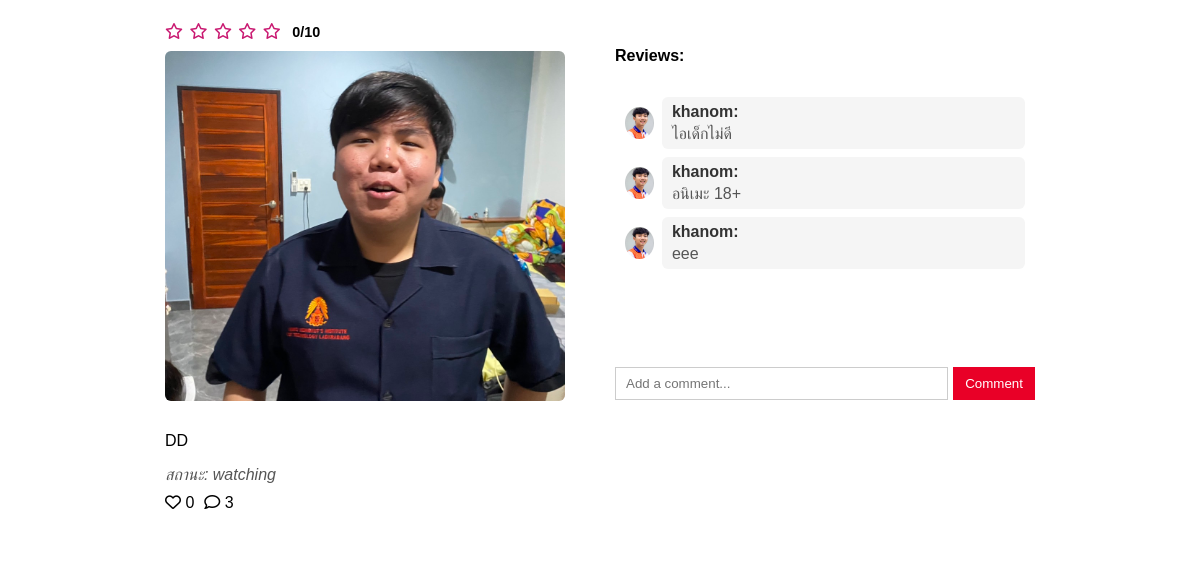
The page /users/post/6/ on the database as committed earlier.
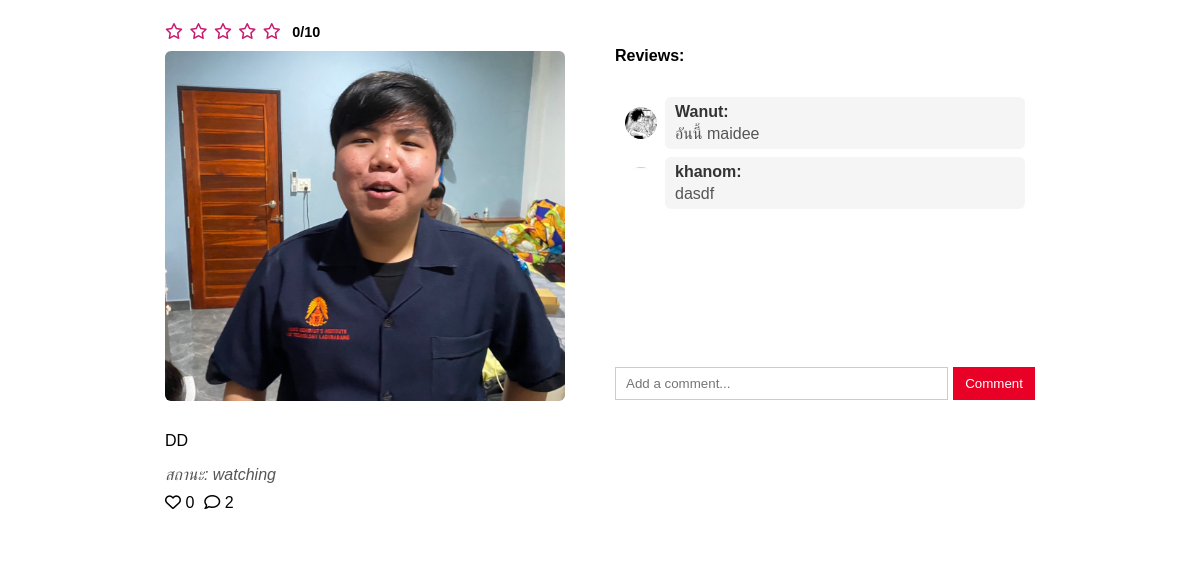
The same page on the database as committed later.
### app_users/models.py (models this page shows, shortened)
class Post(models.Model):
    user = models.ForeignKey(User, on_delete=models.CASCADE, related_name="posts")
    content = models.TextField(blank=True)  # ข้อความ optional
    image = models.ImageField(upload_to="post_images/", blank=True, null=True)  # รูป optional
    created_at = models.DateTimeField(auto_now_add=True)
    name = models.CharField(max_length=100, blank=True, null=True)
    score = models.IntegerField(default=0)
    STATE_CHOICES = [
        ("watching", "Watching"),
        ("finished", "Finished")
    ]
    state = models.CharField(
        max_length=20,
        choices=STATE_CHOICES,
        default="watching"  # ค่าเริ่มต้น
    )
    is_archived = models.BooleanField(default=False)

class Comment(models.Model):
    post = models.ForeignKey('Post', related_name='comments', on_delete=models.CASCADE)
    user = models.ForeignKey(User, on_delete=models.CASCADE)
    content = models.TextField()
    created_at = models.DateTimeField(auto_now_add=True)

class Profile(models.Model):
    user = models.OneToOneField(User, on_delete=models.CASCADE)
    bio = models.TextField(default="", blank=True)
    address = models.TextField(default="", blank=True)
    phone = models.CharField(max_length=15, default="", blank=True)
    profile_image = models.ImageField(upload_to='profile_images/', default='default.png')
    favorite_genres = models.CharField(max_length=255, default="", blank=True)  # แนวอนิเมะที่ชอบ

### app_users/views.py (the view)
# urls.py: path("post/<int:pk>/", views.post_detail, name="post_detail"),
def post_detail(request, pk):
    post = get_object_or_404(Post, pk=pk)
    return render(request, "account/post_detail.html", {"post": post})

### app_users/templates/account/post_detail.html (shortened to what this page needs)
{% load static %}
{% block content %}
<link rel="stylesheet" href="{% static 'app_general/post_detil.css' %}">
<link href="https://cdnjs.cloudflare.com/ajax/libs/font-awesome/6.5.2/css/all.min.css" rel="stylesheet">
<div class="container mt-5">
    <div class="post-box">
        <div class="post-header">
            <div class="rating" aria-label="คะแนน {{ post.score }}/10">
                {% for _ in "12345" %}
                    {% with threshold=forloop.counter|add:forloop.counter %}
                    {% with half=threshold|add:"-1" %}
                        {% if post.score >= threshold %}
                            <i class="fa-solid fa-star"></i>
                        {% elif post.score == half %}
                            <i class="fa-solid fa-star-half-stroke"></i>
                        {% else %}
                            <i class="fa-regular fa-star"></i>
                        {% endif %}
                    {% endwith %}
                    {% endwith %}
                {% endfor %}
                <span class="rating-text">{{ post.score }}/10</span>
            </div>
        </div>
        <div class="mid">
            {% if post.image %}
            <div class="post-image">
                <img src="{{ post.image.url }}" alt="Post">
            </div>
            {% endif %}
            <div class="comments">
                <h4>Reviews:</h4>
                <div class="comments-box" id="commentsBox">
                {% for comment in post.comments.all %}
                    <div class="comment">
                        {% if comment.user.profile.profile_image %}
                            <img src="{{ comment.user.profile.profile_image.url }}"
                                alt="{{ comment.user.username }}"
                                class="comment-pic">
                        {% else %}
                            <img src="{% static 'images/default.png' %}"
                                alt="default profile"
                                class="comment-pic">
                        {% endif %}
                        <div class="buc">
                            <strong>{{ comment.user.username }}:</strong>
                            <p>
                                {{ comment.content }}
                            </p>
                        </div>
                    </div>
                {% empty %}
                    <p>No comments yet.</p>
                {% endfor %}
            </div>
            <form id="commentForm" method="post" action="{% url 'add_comment' post.id %}" class="comment-form">
                <input type="text" name="content" placeholder="Add a comment..." required>
                <button type="submit">Comment</button>
            </form>
            </div>
        </div>
        {% if post.content %}
            <p class="post-content">{{ post.content }}</p>
        {% endif %}
        {% if post.state %}
            <p class="post-state">สถานะ: {{ post.state }}</p>
        {% endif %}
        <div class="post-meta">
            <span class="like-btn" onclick="toggleLike('{{ post.pk }}', event)">
                {% if post.is_liked %}
                    <i id="like-icon-{{ post.pk }}" class="fa-solid fa-heart" style="color:red;"></i>
                {% else %}
                    <i id="like-icon-{{ post.pk }}" class="fa-regular fa-heart"></i>
                {% endif %}
                <span id="like-count-{{ post.pk }}">{{ post.likes.count }}</span>
            </span>
            <span><i class="fa-regular fa-comment"></i> {{ post.comments.count }}</span>
        </div>
    </div>
</div>
{% endblock %}

### app_general/static/app_general/post_detil.css (style rules this page uses)
.container { max-width: 900px; margin: auto; font-family: Arial, sans-serif; }
.post-box { border: 1px solid #ddd; border-radius: 8px; padding: 15px; margin-bottom: 30px; background: #fff; border: none; }
.post-header { display: flex; justify-content: space-between; align-items: center; margin-bottom: 10px; }
.rating i { color: #c91971; margin-right: 2px; }
.rating-text { margin-left: 5px; font-weight: bold; font-size: 0.9em; }
.mid { display: flex; justify-content: space-between; margin-bottom: 10px; }
.post-image { width: 400px; height: 350px; overflow: hidden; margin-bottom: 10px; border-radius: 6px; }
.post-image img { width: 100%; height: 100%; object-fit: cover; }
.post-content { margin-bottom: 10px; }
.post-state { font-style: italic; color: #555; margin-bottom: 10px; }
.post-meta { display: flex; align-items: center; margin-bottom: 15px; }
.post-meta span { cursor: pointer; }
.comments { margin-top: -25px; margin-left: 20px; }
.comments-box { width: 400px; height: 250px; overflow-y: auto; border: 1px solid #ddd; padding: 10px; border-radius: 6px; background: #ffffff; margin-bottom: 10px; border: none; }
.comment { display: flex; align-items: center; margin-bottom: 8px; }
.buc { width: 380px; padding: 6px 10px; background-color: #f5f5f5; border-radius: 6px; display: flex; flex-direction: column; align-items: flex-start; word-wrap: break-word; overflow-wrap: break-word; white-space: normal; }
.buc strong { margin-bottom: 4px; color: #333; }
.buc p { margin: 0; color: #555; word-wrap: break-word; overflow-wrap: break-word; white-space: normal; }
.comment-pic { width: 32px; height: 32px; border-radius: 50%; object-fit: cover; margin-right: 8px; }
.comment-form { display: flex; }
.comment-form input[type="text"] { flex: 1; padding: 8px 10px; border: 1px solid #ccc; }
.comment-form button { margin-left: 5px; padding: 6px 12px; border: none; background-color: #e90027; color: #fff; cursor: pointer; }

Rows that differ between the two databases and show on the page:
removed Comment: user.profile.profile_image (picture), user.username "khanom", content "ไอเด็กไม่ดี"
removed Comment: user.profile.profile_image (picture), user.username "khanom", content "อนิเมะ 18+"
removed Comment: user.profile.profile_image (picture), user.username "khanom", content "eee"
computed for Post "DD": comments.count "3" → "2"
added Comment: user.profile.profile_image (picture), user.username "Wanut", content "อันนี้ maidee"
added Comment: user.profile.profile_image (picture), user.username "khanom", content "dasdf"
